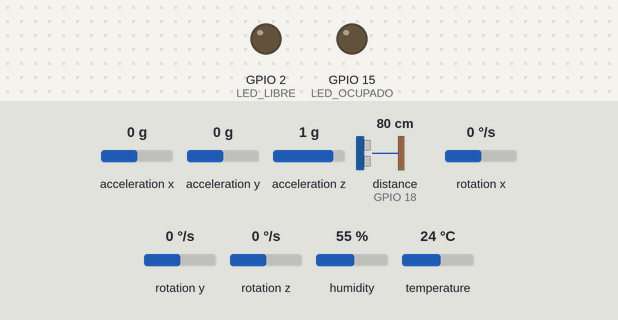
Simulated run of this sketch. Board: ESP32. Parts: output pins drawn as LEDs (lit = HIGH). Dashed ring = blinking. The inputs (shaded band) are chosen by the test bench; at power-on: acceleration z 1 g, distance to the obstacle (sensor on GPIO 18) 80 cm, acceleration x 0 g, acceleration y 0 g, rotation x 0 °/s, rotation y 0 °/s, rotation z 0 °/s, humidity 55 %, temperature 24 °C. The echo pulse lasts 58.3 µs per cm; WiFi joins after 1.5 s; servers stay silent unless stated; network time is answered at once with the bench clock; the local clock reads 2024-03-15 10:24:30 at power-on unless the sketch sets it; no MQTT or app messages arrive unless stated; what the sketch prints to the serial monitor is not drawn.

Above: at 5.5 s.
5.6 s: acceleration z set to -0.4 g
11.4 s: acceleration z set to -0.7 g
At 15.09 s:
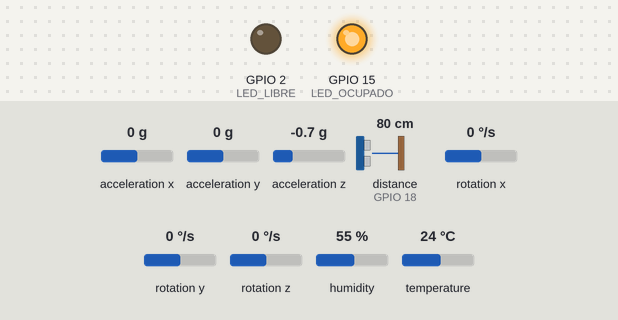
26.5 s: distance to the obstacle (sensor on GPIO 18) set to 13 cm
32.3 s: distance to the obstacle (sensor on GPIO 18) set to 17 cm
At 37.8 s:
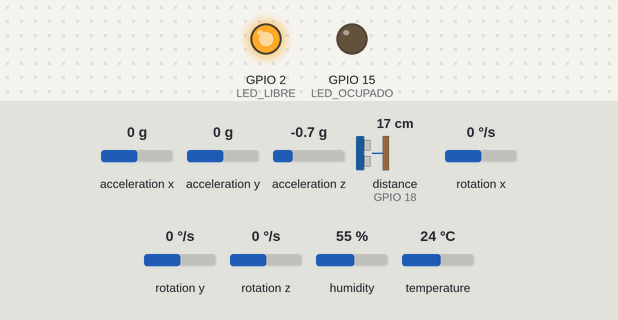
38.1 s: distance to the obstacle (sensor on GPIO 18) set to 4 cm
At 40.08 s:
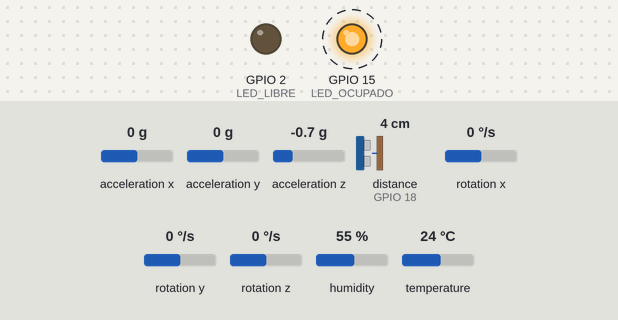
Timing chart, 0 to 43.2 s (numbered marks = the images above; inputs shaded):
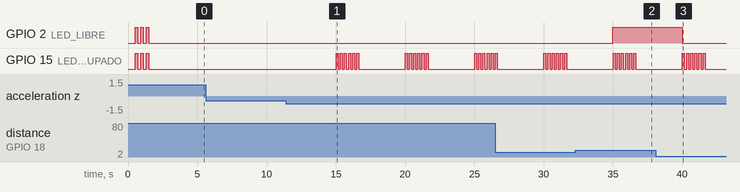

The sketch:

smart_parking_LISTO.ino
```cpp
/*
 * ============================================================
 *  Smart Parking IoT — ESP32  ★ LISTO PARA CARGAR ★
 *  Broker: HiveMQ Cloud (TLS :8883)
 *  Dashboard: Ubidots
 * ============================================================
 *  LIBRERÍAS (Library Manager del IDE):
 *    PubSubClient          by Nick O'Leary
 *    DHT sensor library    by Adafruit
 *    Adafruit Unified Sensor
 *    MPU6050_light         by rfetick
 *    ArduinoJson           by Benoit Blanchon  (v6.x)
 *    NewPing               by Tim Eckel
 *    NTPClient             by Fabrice Weinberg
 * ============================================================
 */

#include <WiFi.h>
#include <WiFiClientSecure.h>
#include <PubSubClient.h>
#include <NTPClient.h>
#include <WiFiUDP.h>
#include <DHT.h>
#include <Wire.h>
#include <MPU6050_light.h>
#include <NewPing.h>
#include <ArduinoJson.h>

// ════════════════════════════════════════════════════════════
//  CREDENCIALES
// ════════════════════════════════════════════════════════════
const char* WIFI_SSID     = "iPhone de Andres";
const char* WIFI_PASSWORD = "12345678";

const char* HIVEMQ_HOST   = "0767c5c7c7914298a3dd01a0d2529721.s1.eu.hivemq.cloud";
const char* HIVEMQ_USER   = "TU_USUARIO_HIVEMQ";   // ← el que creaste en Access Management
const char* HIVEMQ_PASS   = "TU_CONTRASEÑA_HIVEMQ"; // ← la contraseña que pusiste
const int   HIVEMQ_PORT   = 8883;

const char* UBIDOTS_TOKEN = "BBUS-lUutAWnWzb0z19lGzuz29GT4uNigLo";
const char* UBIDOTS_HOST  = "industrial.api.ubidots.com";
const int   UBIDOTS_PORT  = 1883;
const char* DEVICE_LABEL  = "smart-parking-1";

// ════════════════════════════════════════════════════════════
//  PINES
// ════════════════════════════════════════════════════════════
#define TRIG_PIN     5
#define ECHO_PIN     18
#define DHT_PIN      4
#define LED_LIBRE    2
#define LED_OCUPADO  15
#define SDA_PIN      21
#define SCL_PIN      22

// ════════════════════════════════════════════════════════════
//  UMBRALES
// ════════════════════════════════════════════════════════════
#define DIST_OCUPADO_CM  15     // < 15 cm = plaza ocupada
#define SISMO_G          1.5f  // > 1.5g = alerta sísmica
#define INTERVALO_MS     5000  // publica cada 5 segundos

// ════════════════════════════════════════════════════════════
//  OBJETOS
// ════════════════════════════════════════════════════════════
DHT          dht(DHT_PIN, DHT22);
MPU6050      mpu(Wire);
NewPing      sonar(TRIG_PIN, ECHO_PIN, 400);

WiFiClientSecure secureClient;
PubSubClient     mqttHiveMQ(secureClient);

WiFiClient       plainClient;
PubSubClient     mqttUbidots(plainClient);

WiFiUDP    udpNTP;
NTPClient  timeClient(udpNTP, "pool.ntp.org", -18000, 60000);

bool          plazaOcupada       = false;
unsigned long ultimaPublicacion  = 0;
unsigned long arranque           = 0;

// ════════════════════════════════════════════════════════════
//  SETUP
// ════════════════════════════════════════════════════════════
void setup() {
  Serial.begin(115200);
  delay(500);
  Serial.println("\n╔══════════════════════════════╗");
  Serial.println("║   Smart Parking IoT v1.0     ║");
  Serial.println("╚══════════════════════════════╝");

  pinMode(LED_LIBRE,   OUTPUT);
  pinMode(LED_OCUPADO, OUTPUT);
  parpadeoArranque();

  Wire.begin(SDA_PIN, SCL_PIN);
  dht.begin();

  byte statusMPU = mpu.begin();
  if (statusMPU != 0) {
    Serial.println("[MPU6050] NO encontrado — revisa cables SDA/SCL");
  } else {
    Serial.println("[MPU6050] OK — calibrando (no mover el dispositivo)...");
    mpu.calcOffsets(true, true);
    Serial.println("[MPU6050] Calibración lista.");
  }

  conectarWiFi();

  timeClient.begin();
  timeClient.update();
  Serial.print("[NTP] Hora sincronizada: ");
  Serial.println(timeClient.getFormattedTime());

  // HiveMQ Cloud — setInsecure() evita tener que cargar el certificado CA
  // y funciona correctamente con el plan Serverless de HiveMQ
  secureClient.setInsecure();
  mqttHiveMQ.setServer(HIVEMQ_HOST, HIVEMQ_PORT);
  mqttHiveMQ.setBufferSize(512);
  conectarHiveMQ();

  mqttUbidots.setServer(UBIDOTS_HOST, UBIDOTS_PORT);
  mqttUbidots.setBufferSize(512);
  conectarUbidots();

  arranque = millis();
  Serial.println("\n[OK] Todo listo — publicando cada 5 segundos\n");
}

// ════════════════════════════════════════════════════════════
//  LOOP
// ════════════════════════════════════════════════════════════
void loop() {
  if (!mqttHiveMQ.connected())  conectarHiveMQ();
  if (!mqttUbidots.connected()) conectarUbidots();
  mqttHiveMQ.loop();
  mqttUbidots.loop();
  timeClient.update();

  if (millis() - ultimaPublicacion < INTERVALO_MS) return;
  ultimaPublicacion = millis();
  leerYPublicar();
}

// ════════════════════════════════════════════════════════════
//  LECTURA Y PUBLICACIÓN
// ════════════════════════════════════════════════════════════
void leerYPublicar() {

  // ── HC-SR04 ───────────────────────────────────────────────
  int distCm = sonar.ping_cm();
  if (distCm == 0) distCm = 400;

  bool nuevaOcupacion = (distCm < DIST_OCUPADO_CM);
  if (nuevaOcupacion != plazaOcupada) {
    plazaOcupada = nuevaOcupacion;
    digitalWrite(LED_LIBRE,   plazaOcupada ? LOW  : HIGH);
    digitalWrite(LED_OCUPADO, plazaOcupada ? HIGH : LOW);
  }
  Serial.printf("[SR04]  %d cm → %s\n", distCm, plazaOcupada ? "OCUPADA" : "LIBRE");

  // ── DHT22 ─────────────────────────────────────────────────
  float temp = dht.readTemperature();
  float hum  = dht.readHumidity();
  if (!isnan(temp))
    Serial.printf("[DHT22] %.1f°C  %.1f%%\n", temp, hum);
  else
    Serial.println("[DHT22] Error de lectura");

  // ── MPU6050 ───────────────────────────────────────────────
  mpu.update();
  float ax  = mpu.getAccX();
  float ay  = mpu.getAccY();
  float az  = mpu.getAccZ() - 1.0f;
  float mag = sqrt(ax*ax + ay*ay + az*az);
  Serial.printf("[MPU]   %.2fg\n", mag);

  // ── Publicar ──────────────────────────────────────────────
  publicarHiveMQ(distCm, temp, hum, mag);
  publicarUbidots(distCm, temp, hum, mag);

  if (mag > SISMO_G) {
    Serial.println("[⚠ SISMO] Alerta enviada!");
    alertaSismica(ax, ay, az, mag);
  }

  Serial.println("─────────────────────────────────");
}

// ════════════════════════════════════════════════════════════
//  PUBLICA A HIVEMQ
// ════════════════════════════════════════════════════════════
void publicarHiveMQ(int dist, float temp, float hum, float mag) {
  char buf[256];
  StaticJsonDocument<256> doc;

  // Estado plaza
  doc.clear();
  doc["occupied"] = plazaOcupada;
  doc["dist_cm"]  = dist;
  doc["ts"]       = timeClient.getEpochTime();
  serializeJson(doc, buf);
  mqttHiveMQ.publish("parking/spot/1/status", buf, true);

  // Ambiental
  if (!isnan(temp)) {
    doc.clear();
    doc["temp_c"]  = serialized(String(temp, 1));
    doc["hum_pct"] = serialized(String(hum,  1));
    doc["ts"]      = timeClient.getEpochTime();
    serializeJson(doc, buf);
    mqttHiveMQ.publish("parking/env/1/data", buf);
  }

  // Healthcheck
  doc.clear();
  doc["status"]   = "ok";
  doc["uptime_s"] = (millis() - arranque) / 1000;
  doc["rssi"]     = WiFi.RSSI();
  doc["ip"]       = WiFi.localIP().toString();
  serializeJson(doc, buf);
  mqttHiveMQ.publish("parking/system/status", buf);

  Serial.println("[HiveMQ] ✓");
}

// ════════════════════════════════════════════════════════════
//  PUBLICA A UBIDOTS
// ════════════════════════════════════════════════════════════
void publicarUbidots(int dist, float temp, float hum, float mag) {
  StaticJsonDocument<300> doc;
  char topic[64], payload[300];

  doc.createNestedArray("ocupada").createNestedObject()["value"]       = plazaOcupada ? 1 : 0;
  doc.createNestedArray("distancia_cm").createNestedObject()["value"]  = dist;
  doc.createNestedArray("vibracion_g").createNestedObject()["value"]   = serialized(String(mag, 2));

  if (!isnan(temp)) {
    doc.createNestedArray("temperatura").createNestedObject()["value"] = serialized(String(temp, 1));
    doc.createNestedArray("humedad").createNestedObject()["value"]     = serialized(String(hum,  1));
  }

  snprintf(topic, sizeof(topic), "/v1.6/devices/%s", DEVICE_LABEL);
  serializeJson(doc, payload);
  mqttUbidots.publish(topic, payload);

  Serial.println("[Ubidots] ✓");
}

// ════════════════════════════════════════════════════════════
//  ALERTA SÍSMICA
// ════════════════════════════════════════════════════════════
void alertaSismica(float ax, float ay, float az, float mag) {
  char buf[200];
  StaticJsonDocument<200> doc;
  doc["acc_x"]     = serialized(String(ax,  2));
  doc["acc_y"]     = serialized(String(ay,  2));
  doc["acc_z"]     = serialized(String(az,  2));
  doc["magnitude"] = serialized(String(mag, 2));
  doc["ts"]        = timeClient.getEpochTime();
  serializeJson(doc, buf);
  mqttHiveMQ.publish("parking/seismic/1/alert", buf);

  char topic[64], payload[80];
  snprintf(topic,   sizeof(topic),   "/v1.6/devices/%s", DEVICE_LABEL);
  snprintf(payload, sizeof(payload), "{\"alerta_sismica\":[{\"value\":%.2f}]}", mag);
  mqttUbidots.publish(topic, payload);

  // Parpadeo LED rojo de alarma
  for (int i = 0; i < 6; i++) {
    digitalWrite(LED_OCUPADO, HIGH); delay(150);
    digitalWrite(LED_OCUPADO, LOW);  delay(150);
  }
}

// ════════════════════════════════════════════════════════════
//  CONEXIONES
// ════════════════════════════════════════════════════════════
void conectarWiFi() {
  WiFi.begin(WIFI_SSID, WIFI_PASSWORD);
  Serial.print("[WiFi] Conectando a 'iPhone de Andres'");
  while (WiFi.status() != WL_CONNECTED) {
    delay(500); Serial.print(".");
  }
  Serial.printf("\n[WiFi] Conectado — IP: %s\n", WiFi.localIP().toString().c_str());
}

void conectarHiveMQ() {
  String clientId = "ESP32_" + String((uint32_t)ESP.getEfuseMac(), HEX);
  Serial.print("[HiveMQ] Conectando");
  while (!mqttHiveMQ.connect(clientId.c_str(), HIVEMQ_USER, HIVEMQ_PASS)) {
    Serial.printf(" (err %d)", mqttHiveMQ.state());
    delay(3000);
  }
  Serial.println(" OK (TLS 8883)");
  mqttHiveMQ.subscribe("parking/config/1/cmd");
}

void conectarUbidots() {
  String clientId = "ESP32_UBI_" + String((uint32_t)ESP.getEfuseMac(), HEX);
  Serial.print("[Ubidots] Conectando");
  while (!mqttUbidots.connect(clientId.c_str(), UBIDOTS_TOKEN, "")) {
    Serial.printf(" (err %d)", mqttUbidots.state());
    delay(3000);
  }
  Serial.println(" OK");
}

void parpadeoArranque() {
  for (int i = 0; i < 3; i++) {
    digitalWrite(LED_LIBRE,   HIGH);
    digitalWrite(LED_OCUPADO, HIGH);
    delay(200);
    digitalWrite(LED_LIBRE,   LOW);
    digitalWrite(LED_OCUPADO, LOW);
    delay(200);
  }
}
```

Measured:
- the behaviour switches between -0.5 and -0.6 g on acceleration z (found by bisection; images 0 and 1)
- after the input at 5.6 s, every drawn part: stays the same
- after the input at 11.4 s, GPIO 15 (LED_OCUPADO): LOW → HIGH after 3.6 s, then repeats every 5.0 s: 5 × (LOW 0.15 s, HIGH 0.15 s), LOW 3.3 s, HIGH 0.15 s
- after the input at 32.3 s, GPIO 2 (LED_LIBRE): LOW → HIGH after 2.7 s
- after the input at 38.1 s, GPIO 2 (LED_LIBRE): HIGH → LOW after 1.9 s
